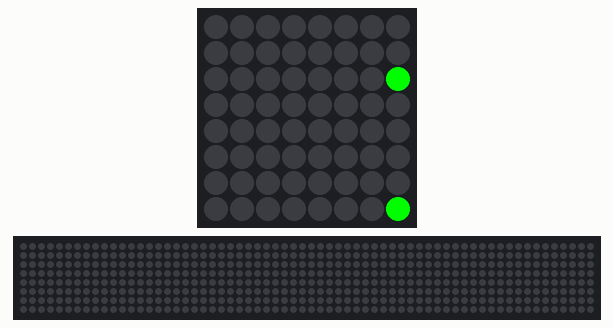
A program run on a simulated Raspberry Pi (BCM pin numbers) with a Sense HAT. Parts: the Sense HAT's 8×8 RGB LED matrix, a strip that is not on the board, showing the scrolling text unrolled. The 64×8 strip is a reading aid, not a part: it shows the text the matrix is scrolling, unrolled, one strip-width of it at a time. At 39.2 s the program stops and its outputs stay as they are.

Above: at 0.32 s.
At 6.94 s:
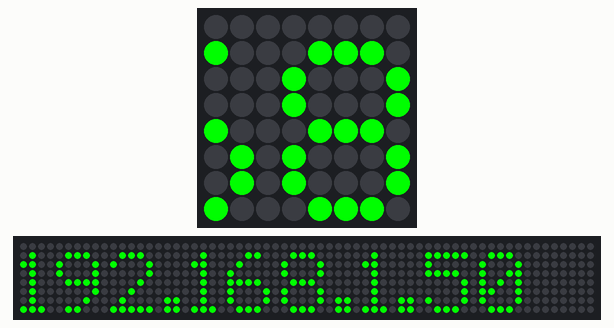
At 13.56 s:
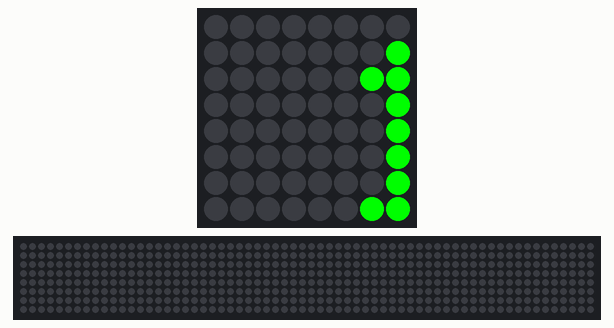
At 19.58 s:
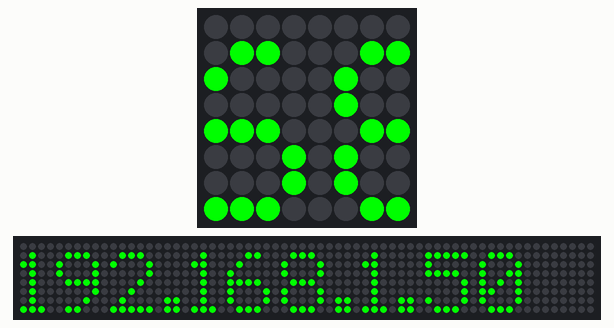
At 29.22 s:
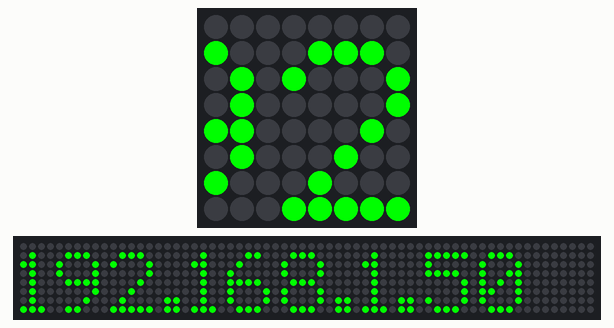
At 39.05 s:
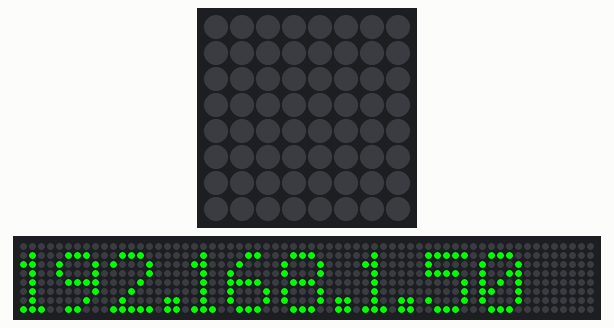

The program:

display-ip.py
```python
from sense_hat import SenseHat
import socket

sense = SenseHat()

def get_ip():
    s = socket.socket(socket.AF_INET, socket.SOCK_DGRAM)
    try:
        # Doesn't have to be reachable
        s.connect(("8.8.8.8", 80))
        ip = s.getsockname()[0]
    except Exception:
        ip = "No IP"
    finally:
        s.close()
    return ip

ip_address = get_ip()

for i in range(3):
    sense.show_message(ip_address, scroll_speed=0.2, text_colour=[0, 255, 0])
```
